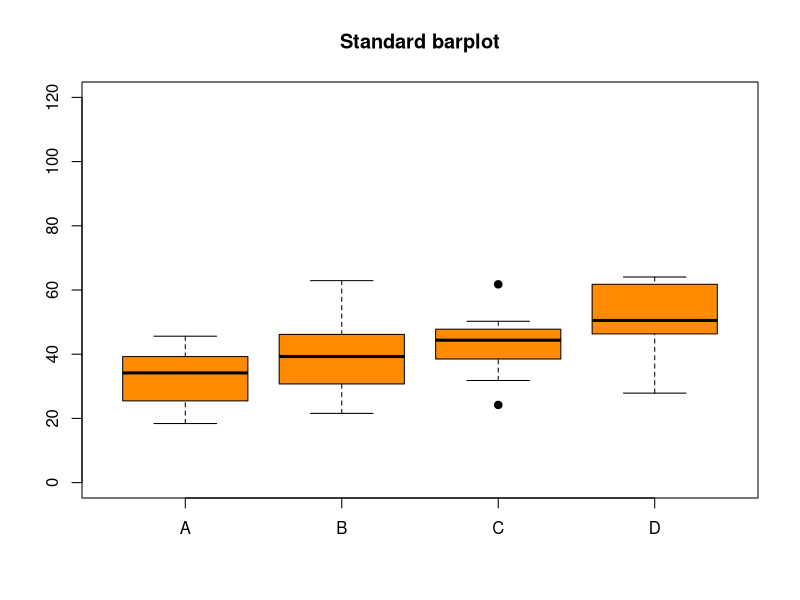
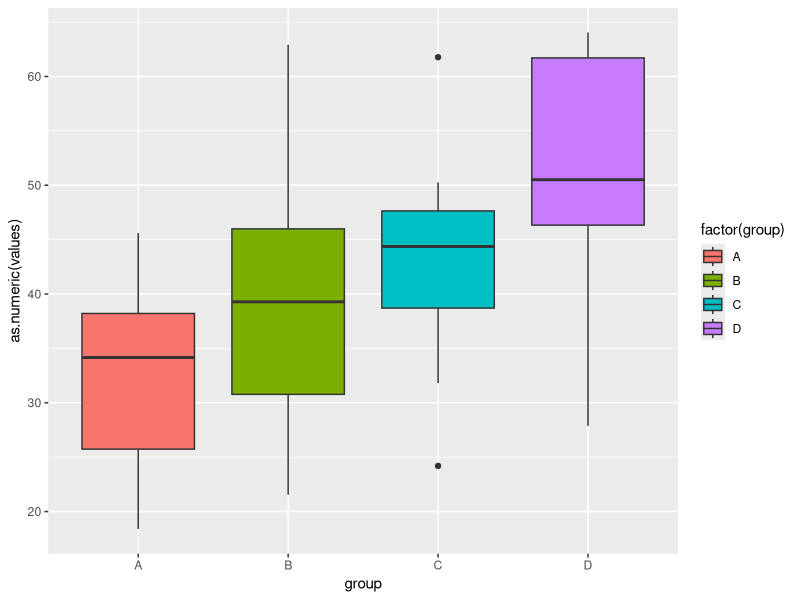
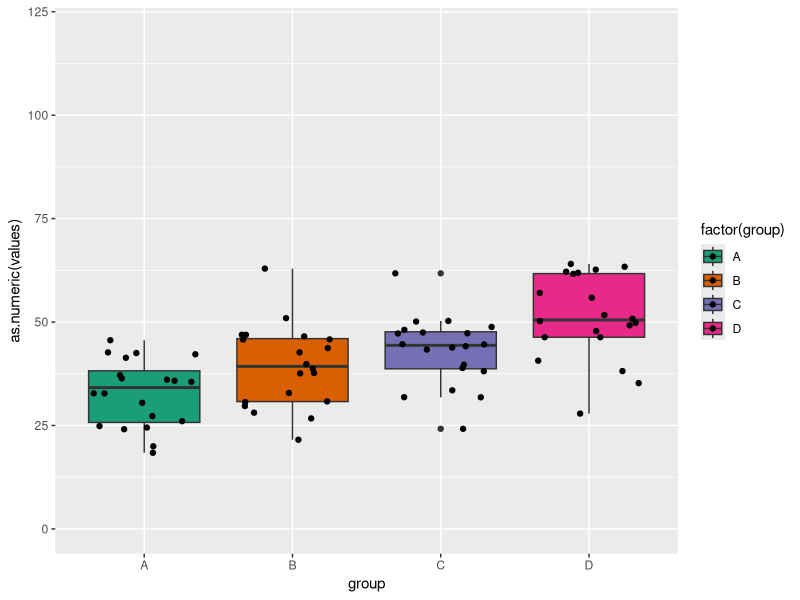
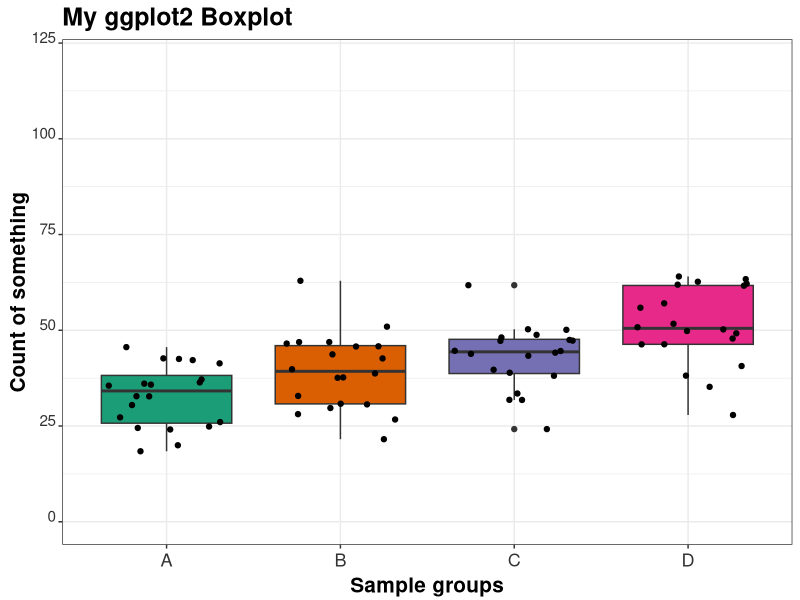
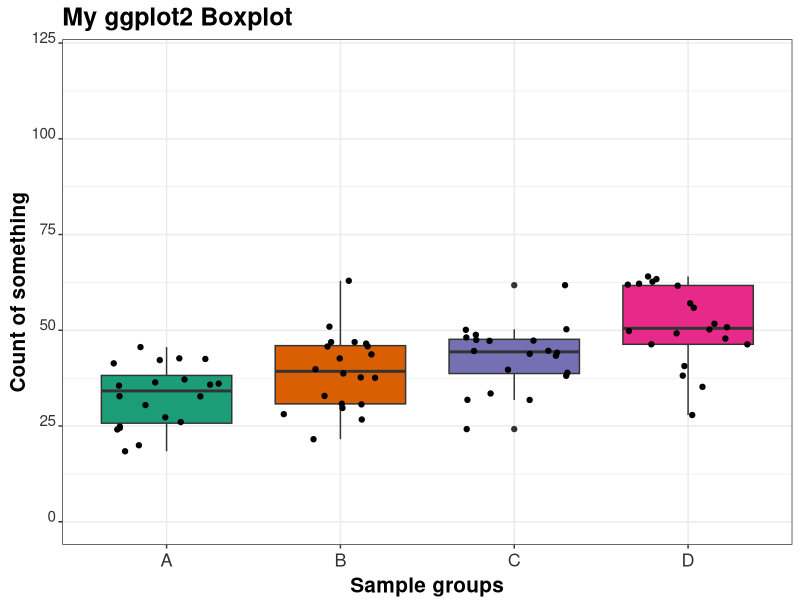
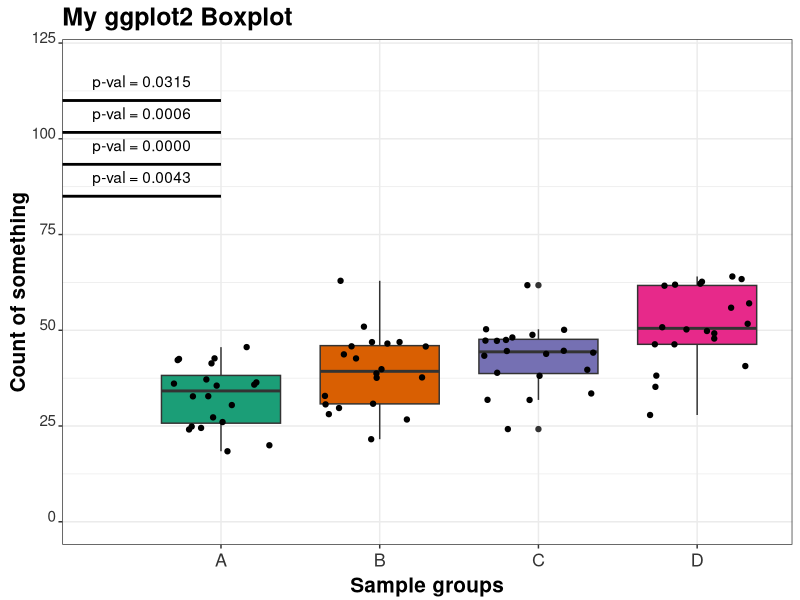
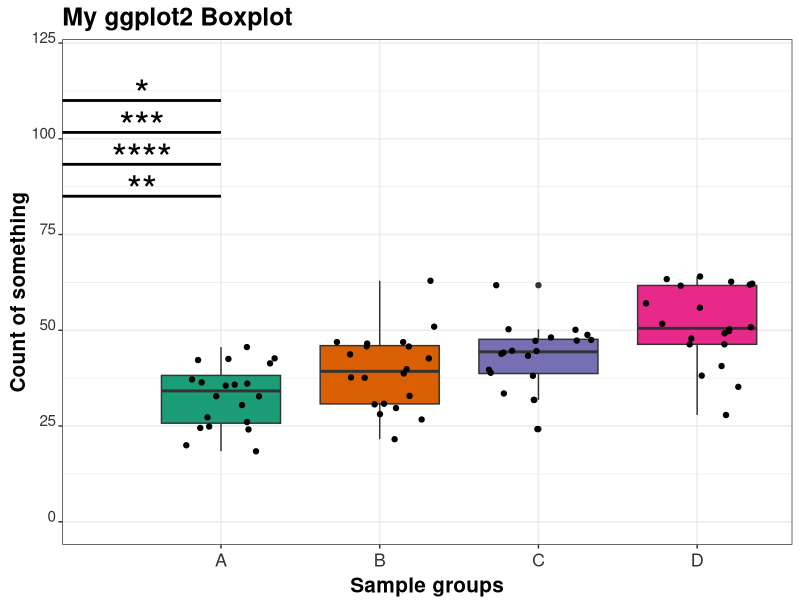

These figures' R source, in order:
# Load required libraries
#
library(ggplot2)
#
# 
# Custom functions
#
make_contrast_coord <- function(n) {
  tmp <- do.call(rbind,lapply(1:n, (function(i){
    do.call(rbind,lapply(1:n, (function(j){
      if(j > i) {
        c(i,j)  
      }
    })))
  })))
  tmp <- data.frame(tmp)
  colnames(tmp) <- c("str", "end")
  tmp$ave <- apply(tmp, 1, mean)
  tmp$len <- apply(tmp, 1, (function(vct){ max(vct) - min(vct) }))
  return(tmp)
}
pval_to_asterisks <- function(p_vals) {
  astk <- sapply(as.numeric(as.character(p_vals)), (function(pv){
    if(pv >= 0 & pv < 0.0001) {
      "****"
    } else if (pv >= 0 & pv < 0.001) {
      "***"
    } else if (pv >= 0 & pv < 0.01) {
      "**"
    }  else if (pv >= 0 & pv < 0.05) {
      "*"
    } else {
      NA
    }
  }))
  return(astk)
}
#
#
# Generate a random dataset: a 20 row x 4 column matrix
#
set.seed(999)
my_data <- matrix(sapply(c(1,2.2,2.9,4.2), (function(i){ rnorm(20, 30 + (5*i), 7+i)})),
                  nrow = 20,
                  ncol = 4, 
                  dimnames = list(paste("r", as.character(1:20), sep =""), c("A", "B", "C", "D")))
boxplot(my_data, col = "darkorange", pch = 19, ylim = c(0,120), main = "Standard barplot")
head(my_data)
#
# Critical step: convert the matrix into a data frame
# In the resulting data frame, the condition <<A,B,C,D>> is converted in new variable
# The 20 x 4 matrix is converted to a 80 x 2 matrix
# Each row has two cells: condition {A,B,C,D} and value {measured value}
#
my_df <- data.frame(do.call(rbind, lapply(colnames(my_data), (function(clnm){
  values <- my_data[,clnm]
  group <- rep(clnm, nrow(my_data))
  cbind(values, group)
}))), row.names = NULL)
#
#
# Now plot a basic boxplot with ggplot2
#
bp <- ggplot(my_df, aes(x = group, y = as.numeric(values), fill = factor(group)))
bp <- bp + geom_boxplot(notch = F)
bp
#
#
# define ylim, set colors and impose jitter
#
bp <- bp + ylim(c(0,120))
my_colors <- c("#1b9e77", "#d95f02", "#7570b3", "#e7298a")
bp <- bp + scale_fill_manual(values=my_colors)
bp <- bp + geom_point(position = position_jitter(width = 0.35))
bp
#
#
# change labels and title and theme; adjust labels margins as needed
#
bp <- bp + labs(title="My ggplot2 Boxplot", x="Sample groups", y = "Count of something")
bp <- bp + theme_bw()
bp <- bp + theme(legend.position="none") # Remove legend
bp <- bp + theme(axis.text.x = element_text(colour="grey20",size=13,angle=0,hjust=.5,vjust=.5,face="plain"),
                 axis.text.y = element_text(colour="grey20",size=11,angle=0,hjust=1,vjust=0,face="plain"),  
                 axis.title.x = element_text(colour="black",size=15,angle=0,hjust=.5,vjust=0,face="bold"),
                 axis.title.y = element_text(colour="black",size=15,angle=90,hjust=.5,vjust=.5,face="bold"),
                 plot.title = element_text(size=18, face = "bold"))
bp
#
#
# Let's complete this analysis by running an ANOVA significance test
# and adding annotation to the plot: which are the significan differences?
# What about the p-values? Let's start with the ANOVA
#
my_anova <- aov(as.numeric(values)~group, data = my_df)
my_anova <- TukeyHSD(my_anova)
my_anova <- data.frame(cbind(my_anova$group, 
                             make_contrast_coord(length(levels(my_df$group)))))
my_anova$astks <- pval_to_asterisks(my_anova$p.adj)
#
#
# my_anova includes information about the ANOVA test on our dataset.
# Let's remove non-significant differences, as those won't be plotted.
# The filtered data frame is called tiny_anova. We also order the
# rows according to the distance between boxes (in the boxplot).
# Differences between boxes far away will be annotated at the top
#
tiny_anova <- my_anova[my_anova$p.adj < 0.05,]
tiny_anova <- tiny_anova[order(tiny_anova$len, decreasing = FALSE),]
#
#
# Let's set some parameters for the annotation. Change this depending to the specific boxplot
#
lowest.y <- 85
highest.y <- 110
margin.y <- 5
#
#
# Define the positions where the p-value segments will be drawn and then annotate the p-vals
#
actual.ys <- seq(lowest.y, highest.y, length.out = nrow(tiny_anova))
tiny_anova$ys <- actual.ys
bp_ask <- bp + annotate("segment", x = tiny_anova$str, y = tiny_anova$ys, 
                    xend = tiny_anova$end, yend = tiny_anova$ys, 
                    colour = "black", size = 0.95)
bp_val <- bp_ask + annotate("text", x = tiny_anova$ave, y = (tiny_anova$ys + margin.y) , 
                    xend = tiny_anova$end, yend = tiny_anova$ys,
                    label = paste ("p-val =", format(round(tiny_anova$p.adj, 4), nsmall = 4)))
bp_ask <- bp_ask + annotate("text", x = tiny_anova$ave, y = (tiny_anova$ys + (margin.y/3)) , 
                        xend = tiny_anova$end, yend = tiny_anova$ys,
                        label = tiny_anova$astks, size = 10)
#
#
# Here are three plots:
# 1) boxplot without annotations
# 2) boxplot with p-val annotations (up to 4 decimal places)
# 3) boxplot with *** annotations
#
bp
bp_val
bp_ask
#
#
# Success! Done...
# For questions, contact me at damiano.fantini@gmail.com
# Or visit: http://www.biotechworld.it/bioinf/
#
#
